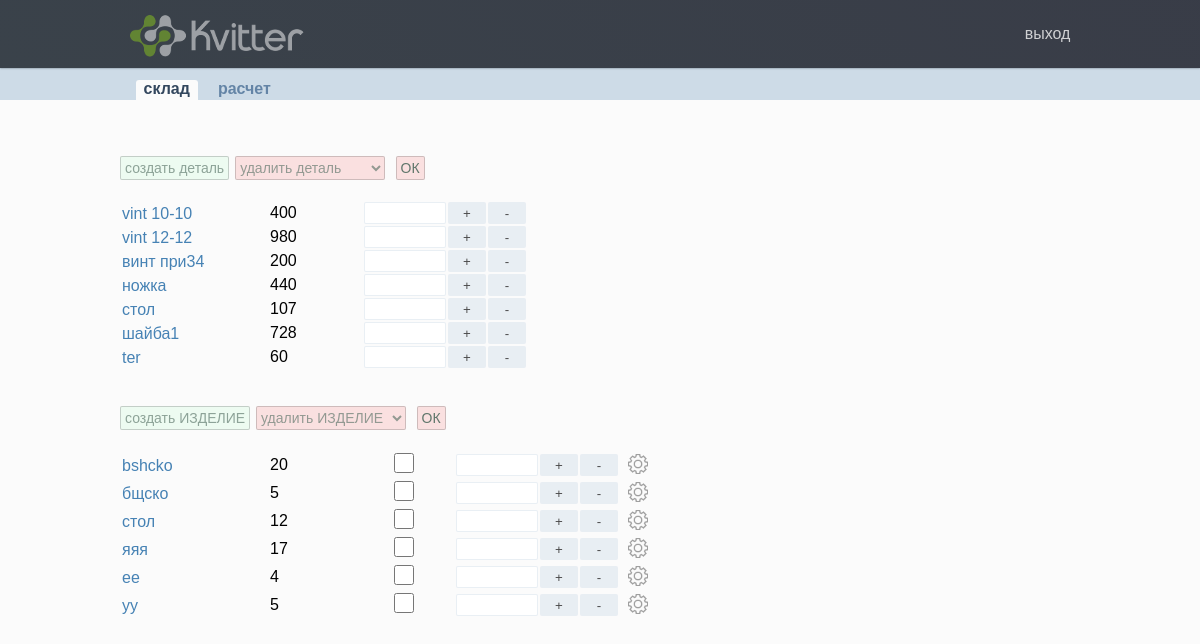
The page /sklad/ (signed in) on the database its author committed.
### sklad/models.py (models this page shows, shortened)
class List_details(models.Model):
	title = models.CharField(max_length=50)
	count = models.IntegerField()
	slug = models.SlugField(max_length=50, null = False, unique=True)
	def __str__(self):
		return self.title

class List_products(models.Model):
	title = models.CharField(max_length=50)
	count = models.IntegerField()
	slug = models.SlugField(max_length=50, null = False, unique=True)
	obj_details = models.ManyToManyField('Detail_in_products', default="default_obj_details", blank=True, verbose_name = 'детали')
	def __str__(self):
		return self.title

### sklad/views.py (the view, shortened to what this page needs)
# urls.py: path('', Sklad_list.as_view(), name='sklad_list_url'),
class Sklad_list(LoginRequiredMixin, View):
	def get(self, request):
		form = DetailForm()
		formid = DetailId()
		product_create = List_products_Form()
		product_del = Product_delete_Form()
		product = List_products.objects.all()
		form_product = []
		for i in product:
			form_product.append(List_products_Form(instance=i))
		details = List_details.objects.all()
		forms = []
		for i in details:
			forms.append(DetailForm(instance=i))
		context = {
			'form': form,
			'forms': forms,
			'formid': formid,
			'product_create': product_create,
			'form_product': form_product,
			'product_del': product_del,
		}
		return render(request, 'sklad/sklad_list.html', context=context)

### sklad/forms.py
class DetailForm(forms.ModelForm):
	class Meta:
		model = List_details
		fields = ['title', 'count', 'slug']
		widgets = {
			'title': forms.TextInput(),
			'count': forms.NumberInput(),
			'slug': forms.TextInput(),
		}

class DetailId(forms.Form):
	field1 = forms.ModelChoiceField(queryset = List_details.objects.all(), empty_label="удалить деталь")
	field1.widget.attrs.update({'class': 'list_del_detil'})

### sklad/models.py (called while the page is built)
	def __str__(self):
		return '{} -кол: {}'.format(self.detail, self.detail_count)

### sklad/templates/sklad/sklad_list.html (shortened to what this page needs)
{% extends 'base.html' %}
{% block content %}
{% load static %}
<div class="block_control">
	<div class="block_add_detail">
		<div>
			<button onclick="showHide('block_id')" class="button_add_detail">создать деталь</button>
		</div>
		<div>
			<form  action ="{% url 'sklad_list_url' %}" method="post" >
				{{formid.field1}}
				<button  class="ok_del" type="submit" name="detail_delete" value="detail_delete" >ОК</button>
			</form>
		</div>
	</div>
</div>
<table class="tabl_details">
	{% for f in forms %}
	<form action ="{% url 'sklad_list_url' %}" method="post">
		<tr>
			<td class="detail_title">{{f.title}}</td>
			<td class="detail_count">{{f.count}}</td>
			<td class="detail_number"><input type="number" name="number"></td>
			<td><button class="detail_button" type="submit" name="detail_button_plus" value="{{f.slug.value}}"> + </button></td>
			<td><button class="detail_button" type="submit" name="detail_button_minus" value="{{f.slug.value}}"> - </button></td>
		</tr>
	</form>
	{% endfor %}
</table>
<br>
<br>
<div class="block_add_case">
	<div class="block_add_detail">
		<div>
			<button class="button_add_detail"><a href="{% url 'product_create_url' %}">создать ИЗДЕЛИЕ</a></button>
		</div>
		<div>
			<form  action ="{% url 'sklad_list_url' %}" method="post" >
				{{product_del.list_products}}
				<button  class="ok_del" type="submit" name="product_delete" value="product_delete" >ОК</button>
			</form>
		</div>
	</div>
	<table class="tabl_details">
		{% for f in form_product %}
		<form action ="{% url 'sklad_list_url' %}" method="post">
			<tr>
				<td class="detail_title">{{f.title}}</td>
				<td class="detail_count">{{f.count}}</td>
				<td class="detail_count">{{f.cheek}}</td>
				<td class="product_number"><input type="number" name="number"></td>
				<td><button class="detail_button" type="submit" name="product_button_plus" value="{{f.slug.value}}"> + </button></td>
				<td><button class="detail_button" type="submit" name="product_button_minus" value="{{f.slug.value}}"> - </button></td>
				<td>
					<a href="/sklad/product/{{f.slug.value}}/"> <img style="width: 20px; margin: 2px auto auto 8px; opacity: 0.5;" src='{% static "Images/update.png" %}'></a>
				</td>
			</tr>
		</form>
		{% endfor %}
	</table>
</div>
{% endblock %}

### static/css/base.css (style rules this page uses)
* { margin: 0; padding: 0; outline: none; }
html { height: 100%; }
body { display: flex; flex-direction: column; height: 100%; font-family: verdana, trebuchet, sans-serif; background-color: rgba(245, 245, 245, 0.31); }
img { max-width: 100%; height: auto; }
.button_add_detail { border: 1px solid #00000040; background-color: #44f2781c; border-radius: 2px; height: 24px; font-size: 14px; padding: 0px 4px 1px 4px; color: #082d1d9c; margin: 0 6px 0 0; opacity: 0.7; }
.button_add_detail a { text-decoration: none; color: #082d1d9c; }
.tabl_details { margin: 20px 0 0 0; }
.block_add_detail { display: flex; }
.detail_title { color: steelblue; padding: 1px 20px 0 0; font-size: 16px; }
.detail_count { padding: 0 10px 0 0; }
.detail_button { width: 38px; height: 22px; background-color: #cddbe794; border: none; border-radius: 2px; opacity: 0.7; }
input[type="text"] { -moz-appearance: textfield; width: 80px; border: 1px solid #cddbe770; height: 20px; border-radius: 2px; font-size: 16px; }
input[type="number"] { -moz-appearance: textfield; width: 80px; border: 1px solid #cddbe770; height: 20px; border-radius: 2px; font-size: 16px; }
.detail_title input { border: none; width: 120px; height: 20px; font-size: 16px; background-color: transparent; color: steelblue; }
.detail_count input { width: 80px; height: 20px; border-radius: 2px; font-size: 16px; padding: 0px 2px 0px 6px; border: none; background-color: transparent; }
.list_del_detil { min-width: 150px; border: 1px solid #00000040; background-color: #f2444433; border-radius: 2px; height: 24px; font-size: 14px; color: #082d1d9c; margin: 0 6px 0 0; opacity: 0.7; }
.ok_del { border: 1px solid #00000040; background-color: #f2444433; border-radius: 2px; height: 24px; font-size: 14px; color: #082d1de6; opacity: 0.7; padding: 0 4px; margin: 0 20px 0 0; }

### rows shown on the page
List_details: title "vint 10-10", count "400"
List_details: title "vint 12-12", count "980"
List_details: title "винт при34", count "200"
List_details: title "ножка", count "440"
List_details: title "стол", count "107"
List_details: title "шайба1", count "728"
List_details: title "ter", count "60"
List_products: title "bshcko", count "20"
List_products: title "бщско", count "5"
List_products: title "стол", count "12"
List_products: title "яяя", count "17"
List_products: title "ее", count "4"
List_products: title "yy", count "5"
